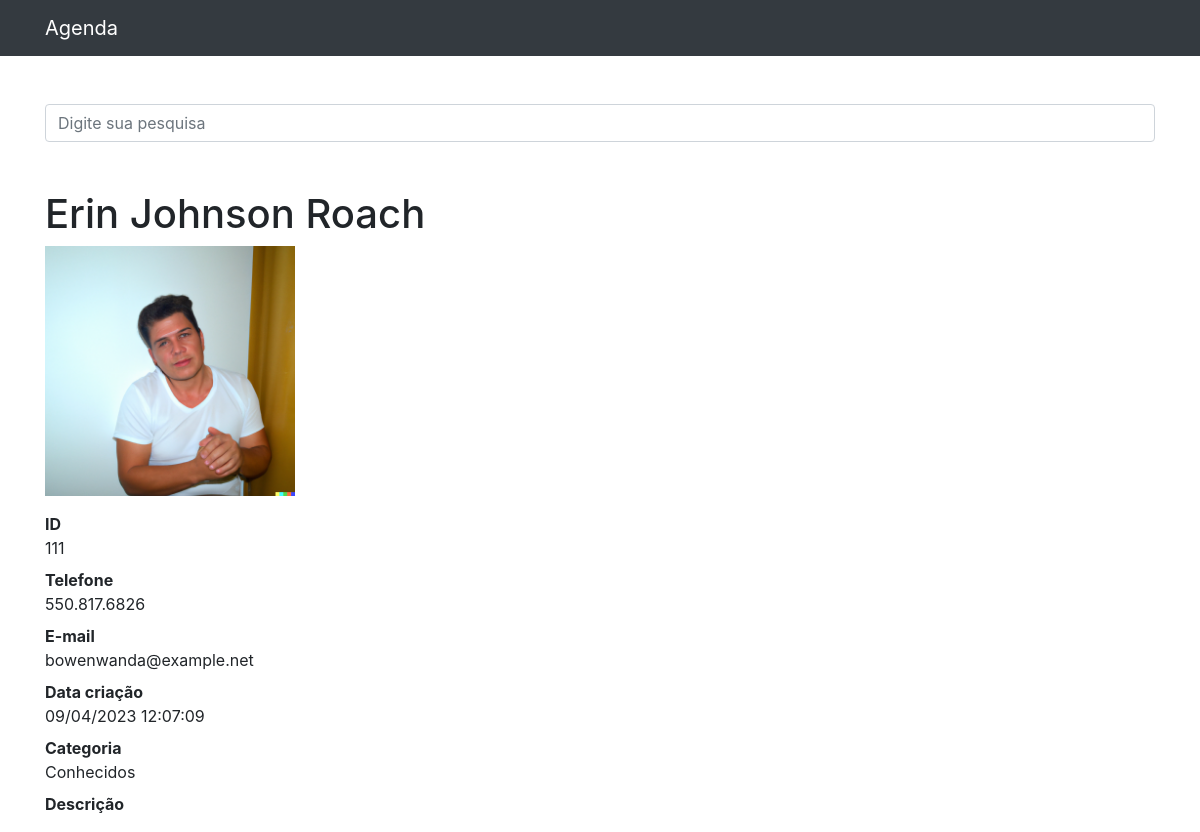
Page /111 on the committed database.
### contatos/models.py (models this page shows, shortened)
class Contato(models.Model):
    nome = models.CharField(max_length=255)
    sobrenome = models.CharField(max_length=255, blank=True)
    telefone = models.CharField(max_length=255)
    email = models.CharField(max_length=255, blank=True)
    data_criacao = models.DateTimeField(default=timezone.now)
    descricao = models.TextField(blank=True)
    categoria = models.ForeignKey(Categoria, on_delete=models.DO_NOTHING)
    mostrar = models.BooleanField(default=True)
    foto = models.ImageField(blank=True, upload_to='fotos/%Y/%m/')

class Categoria(models.Model):
    nome = models.CharField(max_length=255)
    def __str__(self):
        return self.nome

### contatos/views.py (the view)
# urls.py: path('<int:contato_id>', views.ver_contato, name='ver_contato'),
def ver_contato(request, contato_id):
    contato = get_object_or_404(Contato, id=contato_id)
    if not contato.mostrar:
        raise Http404()
    return render(request, 'contatos/ver_contato.html', {
        'contato': contato
    })

### contatos/templates/contatos/ver_contato.html (shortened to what this page needs)
{% extends 'base.html' %}
{%block 'conteudo' %}
  <h1 class="mt-5">{{ contato.nome }} {{ contato.sobrenome }}</h1>
  {% if contato.foto %}
    <p>
      <img src="{{ contato.foto.url }}" style="max-width: 250px; height: auto;">
    </p>
  {% endif %}
  <dl>
    <dt>ID</dt>
    <dd>{{ contato.id }}</dd>
    <dt>Telefone</dt>
    <dd>{{ contato.telefone }}</dd>
    <dt>E-mail</dt>
    <dd>{{ contato.email }}</dd>
    <dt>Data criação</dt>
    <dd>{{ contato.data_criacao|date:'d/m/Y H:i:s' }}</dd>
    <dt>Categoria</dt>
    <dd>{{ contato.categoria }}</dd>
    <dt>Descrição</dt>
  </dl>
{%endblock%}

### rows in the picture
Contato: nome "Erin Johnson", sobrenome "Roach", foto (picture), id "111", telefone "550.817.6826", email "bowenwanda@example.net", data_criacao "09/04/2023 12:07:09", categoria "Conhecidos"
